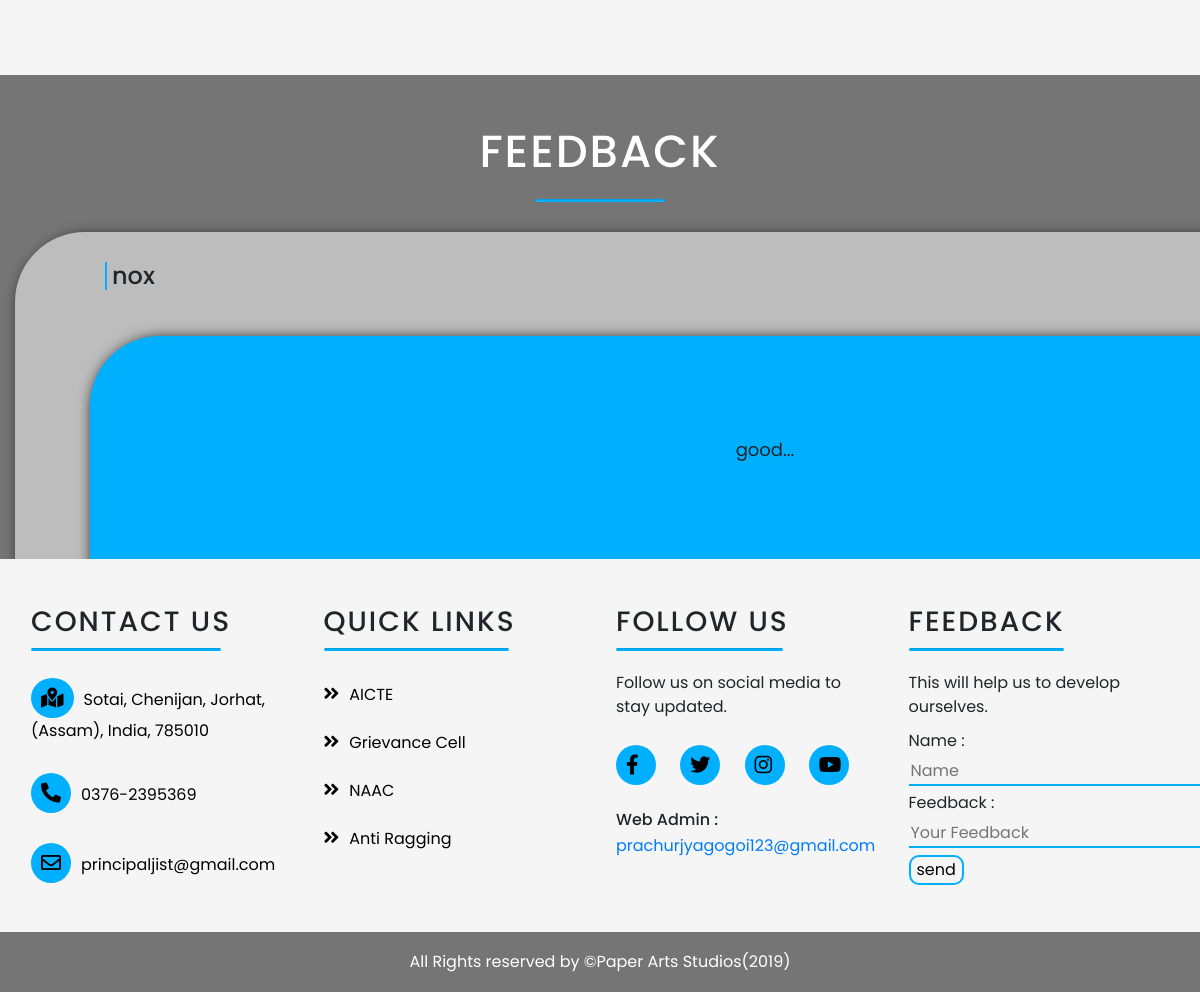
/ (lower part), run on an earlier commit of the app's database.
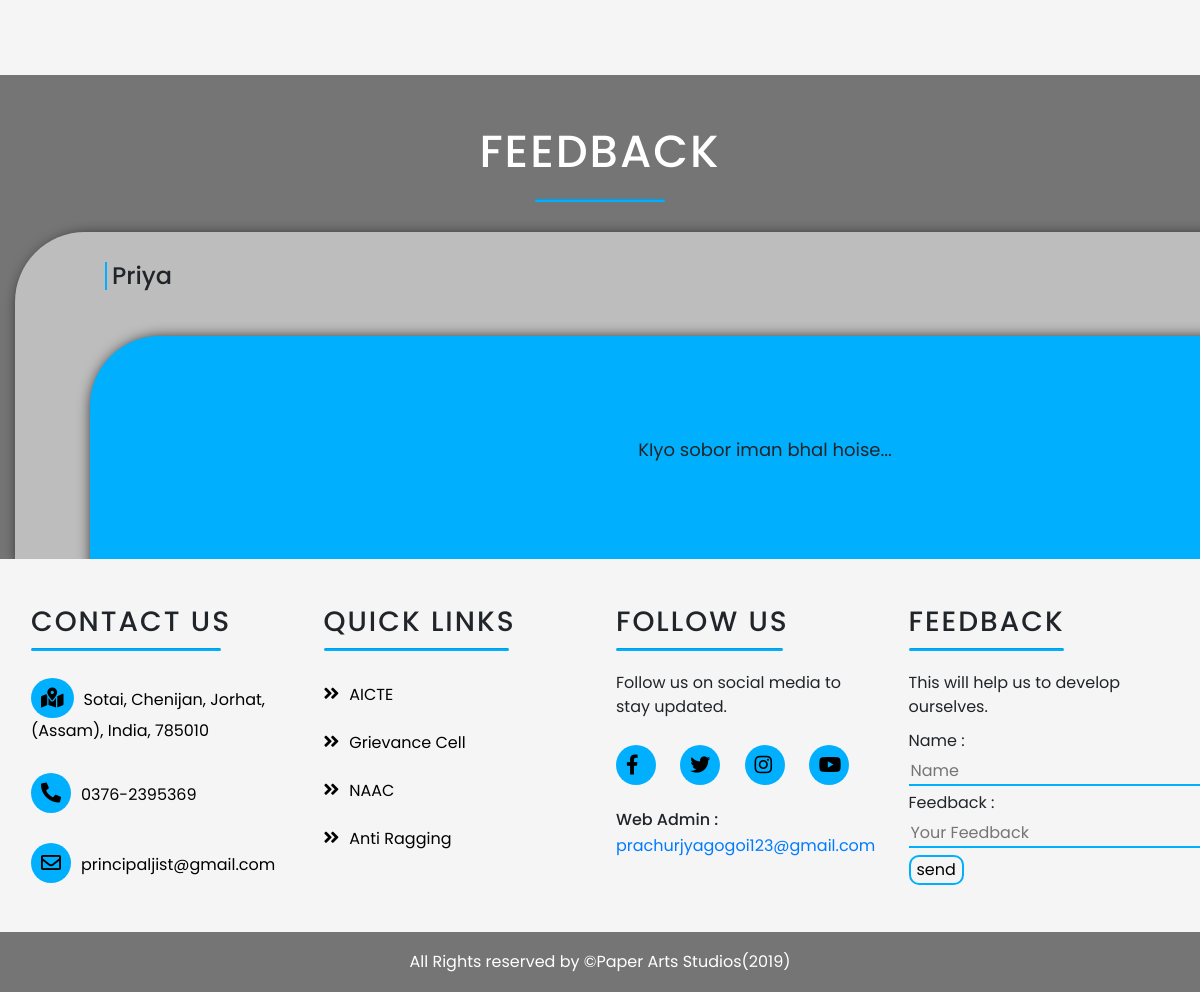
And on a later commit of the database.
### home/models.py (models this page shows)
class feed(models.Model):
    name = models.CharField(max_length=50)
    feedback = models.CharField(max_length=255)
    date_time = models.DateTimeField(auto_now = True)

### home/views.py (the view)
# urls.py: path('', views.index_page),
def index_page(request):
    fd = feed.objects.order_by('date_time').reverse()[0]
    return render(request,'index.html',{'feedback' : fd})

### home/templates/index.html (shortened to what the changed rows need)
{% load static %}
<!DOCTYPE html>
<html lang="en">
<head>
  <link rel="stylesheet" href="https://cdnjs.cloudflare.com/ajax/libs/font-awesome/5.10.2/css/all.css">
  <link rel="stylesheet" href="https://stackpath.bootstrapcdn.com/bootstrap/4.3.1/css/bootstrap.min.css">
  <link rel="stylesheet" href="{% static 'css/index.css' %}">
  <link rel="stylesheet" href="{% static 'css/animate.css' %}">
  <link rel="stylesheet" href="https://unpkg.com/aos@next/dist/aos.css" />
  <link rel="stylesheet" href="{% static 'css/fixed.css' %}">
  <link rel="stylesheet" href="{% static 'css/lightbox.min.css' %}">
</head>
<body>
  <div class="container-fluid feed-container">
    <div class="row">
      <div class="col-lg-12 p-0">
        <div class="feed-name" data-aos="fade-up" data-aos-duration="900">
          <h4> {{feedback.name}} </h4>
          <div class="feedback" data-aos="zoom-in-up" data-aos-duration="700" data-aos-delay="300">
            <p> {{feedback.feedback}}...</p>
          </div>
        </div>
      </div>
    </div>
  </div>
  <footer>
    <div class="footer-top">
      <div class="container-fluid">
        <div class="row">
          <div class="col-lg-3 col-sm-6 col-xs-12 segment-three">
            <h1>Web Admin :</h1>
          </div>
        </div>
      </div>
    </div>
  </footer>
</body>
</html>

What changed in the data, as far as the page shows it:
no longer on this page (row unchanged): feed: name "nox", feedback "good"
added feed: name "Priya", feedback "KIyo sobor iman bhal hoise"
